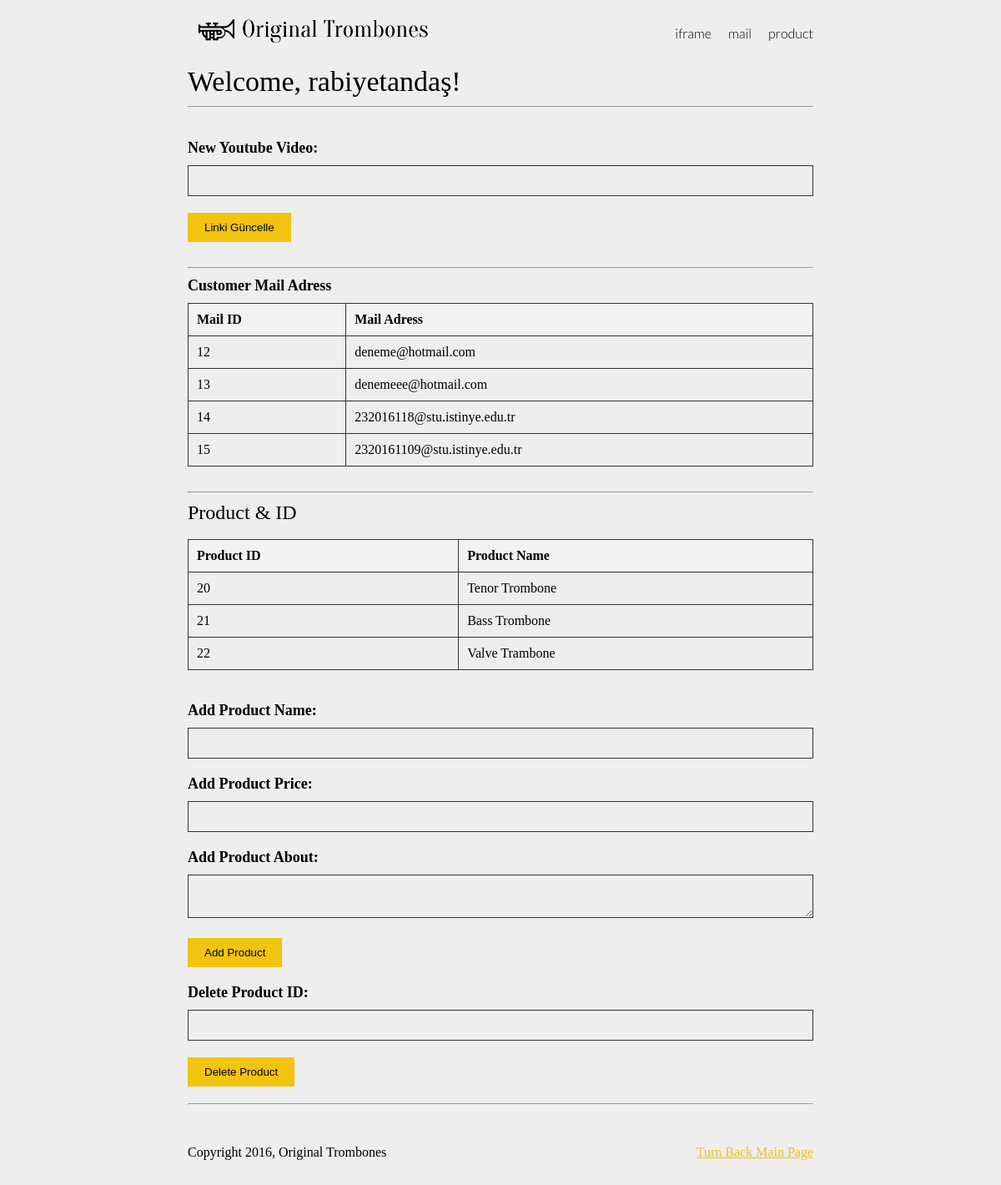
Screenshot of /Other/cms.php (signed in) with the database file from the repository.
### tables this page shows
CREATE TABLE `userMail` (
  `mailID` tinyint(4) NOT NULL,
  `mailAdress` varchar(250) NOT NULL
);

CREATE TABLE `ourProducts` (
  `productID` int(11) NOT NULL,
  `productName` varchar(100) NOT NULL,
  `productAbout` varchar(250) NOT NULL,
  `productPrice` varchar(50) NOT NULL
);

### Other/cms.php (the view, shortened to what this page needs)
<!DOCTYPE html>
<html lang="tr">
<head>
	<link rel="stylesheet" type="text/css" href="../Style/cms.css">
</head>
<body>
    <header>
		<div class="navbar">
			<div id="banner">
				<img src="../content/product-landing-page-logo.png" alt="banner">
			</div>
			<div id="list">
				<nav>
					<ul>
						<li class="menu-elements">
                            <a href="#iframe-section">iframe</a>
                        </li>
						<li class="menu-elements">
                            <a href="#mail-section">mail</a>
                        </li>
						<li class="menu-elements">
                            <a href="#product-section">product</a>
                        </li>
					</ul>
				</nav>
			</div>
		</div>
	</header>
    <div class="main-content">
        <div class="user-welcome">
            <?php
                $username = $_SESSION['username'];
            ?>
            <h2 class="user-info">
                Welcome,
                <?php
                    echo "$username";
                ?>!
            </h2>
        </div>
        <hr>
        <br>
        <div id="iframe-section" class="iframe">
            <form method="post" action="">
                <label for="youtube_link">New Youtube Video:</label>
                <input type="text" id="youtube_link" name="youtube_link">
                <input type="submit" name="submit" value="Linki Güncelle">
            </form>
        </div>
        <hr>
        <div id="mail-section" class="mail">
            <label for="userMail">Customer Mail Adress</label>
            <?php
                include_once("config.php");
                $sql = "SELECT mailID, mailAdress FROM userMail";
                $result = $connectDb->query($sql);
                if ($result->num_rows > 0) {
                    echo "<table border='1'><tr><th>Mail ID</th><th>Mail Adress</th></tr>";
                    while($row = $result->fetch_assoc()) {
                        echo "<tr><td>" . $row["mailID"]. "</td><td>" . $row["mailAdress"]. "</td></tr>";
                    }
                    echo "</table>";
                } else {
                    echo "0 sonuç";
                }
            ?>
        </div>
        <hr>
        <div id="product-section" class="product">
            <h2>Product & ID</h2>
            <br>
            <?php
                include_once("config.php");
                $sql = "SELECT productID, productName from ourProducts";
                $result = $connectDb->query($sql);
                if ($result->num_rows > 0) {
                    echo "<table border='1'><tr><th>Product ID</th><th>Product Name</th></tr>";
                    while($row = $result->fetch_assoc()) {
                        echo "<tr><td>" . $row["productID"]. "</td><td>" . $row["productName"]. "</td></tr>";
                    }
                    echo "</table>";
                } else {
                    echo "0 sonuç";
                }
            ?>
            <br>
            <form method="post" action="">
                <label for="productName">Add Product Name:</label>
                <input type="text" id="productName" name="productName" required>
                <label for="productPrice">Add Product Price:</label>
                <input type="text" id="productPrice" name="productPrice" required>
                <label for="productAbout">Add Product About:</label>
                <textarea id="productAbout" name="productAbout" required></textarea>
                <input type="submit" name="addProduct" value="Add Product">
            </form>
            <form method="post" action="">
                <label for="productID">Delete Product ID:</label>
                <input type="text" id="productID" name="productID" required>
                <input type="submit" name="deleteProduct" value="Delete Product">
            </form>
            <hr><br>
        </div>
    </div>
    <footer id="copyright">
		<div class="footer-bar">
			<p>Copyright 2016, Original Trombones</p>
			<p>
				<a href="../index.php">Turn Back Main Page</a>
			</p>
		</div>
	</footer>
</body>
</html>

### Style/cms.css (style rules this page uses)
* { margin: 0; padding: 0; box-sizing: border-box; background-color: #EEEEEE; font-weight: 300; scroll-behavior: smooth; }
header { min-height: 75px; width: calc(70% - 30px); margin: auto; }
.navbar { display: flex; flex-direction: row; justify-content: space-between; position: sticky; top: 0px; background-color: #EEEEEE; padding: 20px; }
#banner img { width: 300px; }
.menu-elements { font-family: 'Lato', sans-serif; font-weight: bold; display: flex; float: left; padding: 10px; }
#list nav ul li { list-style-type: none; text-decoration: none; color: black; display: inline; }
li a { text-decoration: none; color: black; }
.main-content { width: calc(70% - 30px); margin: auto; padding: 0 30px 0 30px; display: flex; flex-direction: column; justify-content: center; align-content: center; gap: 10px; }
.main-content .user-info { font-size: 34px; }
#copyright { width: calc(70% - 30px); margin: auto; padding: 30px; }
.footer-bar { display: flex; flex-direction: row; justify-content: space-between; align-content: center; }
.footer-bar p { text-align: center; }
.footer-bar p a { text-decoration:line ; color:#f1c40f; }
form { margin-bottom: 20px; }
label { display: block; margin-bottom: 10px; font-weight: bold; font-size: 18px; }
input[type="text"], textarea { width: 100%; padding: 10px; margin-bottom: 20px; border: 1px solid #333; box-sizing: border-box; }
input[type="submit"] { padding: 10px 20px; background-color: #f1c40f; color: black; border: none; cursor: pointer; }
table { width: 100%; border-collapse: collapse; margin-bottom: 20px; }
table th, table td { border: 1px solid #333; padding: 10px; text-align: left; }
table th { background-color: #f2f2f2; font-size: 16px; font-weight: bold; }

### rows the page displays
usermail: mailID "12", mailAdress "deneme@hotmail.com"
usermail: mailID "13", mailAdress "denemeee@hotmail.com"
usermail: mailID "14", mailAdress "232016118@stu.istinye.edu.tr"
usermail: mailID "15", mailAdress "2320161109@stu.istinye.edu.tr"
ourproducts: productID "20", productName "Tenor Trombone"
ourproducts: productID "21", productName "Bass Trombone"
ourproducts: productID "22", productName "Valve Trambone"

### other values shown
$username "rabiyetandaş"
